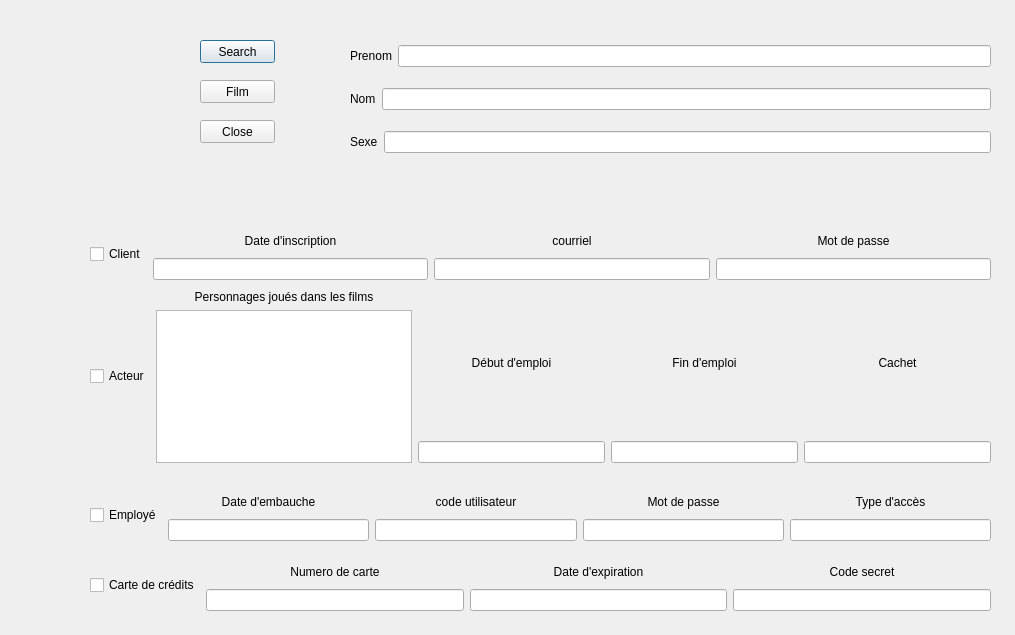
<?xml version="1.0" encoding="UTF-8"?>
<ui version="4.0">
 <class>Personnes</class>
 <widget class="QDialog" name="Personnes">
  <property name="geometry">
   <rect>
    <x>0</x>
    <y>0</y>
    <width>1015</width>
    <height>635</height>
   </rect>
  </property>
  <property name="windowTitle">
   <string>Dialog</string>
  </property>
  <widget class="QWidget" name="verticalLayoutWidget">
   <property name="geometry">
    <rect>
     <x>350</x>
     <y>30</y>
     <width>641</width>
     <height>141</height>
    </rect>
   </property>
   <layout class="QVBoxLayout" name="verticalLayout">
    <item>
     <layout class="QHBoxLayout" name="horizontalLayoutPrenom">
      <item>
       <widget class="QLabel" name="label_2">
        <property name="text">
         <string>Prenom</string>
        </property>
       </widget>
      </item>
      <item>
       <widget class="QLineEdit" name="linePrenom"/>
      </item>
     </layout>
    </item>
    <item>
     <layout class="QHBoxLayout" name="horizontalLayout">
      <item>
       <widget class="QLabel" name="label">
        <property name="text">
         <string>Nom</string>
        </property>
       </widget>
      </item>
      <item>
       <widget class="QLineEdit" name="lineNom"/>
      </item>
     </layout>
    </item>
    <item>
     <layout class="QHBoxLayout" name="horizontalLayout_3">
      <item>
       <widget class="QLabel" name="label_3">
        <property name="text">
         <string>Sexe</string>
        </property>
       </widget>
      </item>
      <item>
       <widget class="QLineEdit" name="lineSexe"/>
      </item>
     </layout>
    </item>
   </layout>
  </widget>
  <widget class="QWidget" name="horizontalLayoutWidget_4">
   <property name="geometry">
    <rect>
     <x>90</x>
     <y>229</y>
     <width>901</width>
     <height>51</height>
    </rect>
   </property>
   <layout class="QHBoxLayout" name="horizontalLayout_4">
    <item>
     <widget class="QCheckBox" name="cbClient">
      <property name="text">
       <string>Client</string>
      </property>
     </widget>
    </item>
    <item>
     <layout class="QVBoxLayout" name="verticalLayout_2">
      <item>
       <widget class="QLabel" name="label_4">
        <property name="layoutDirection">
         <enum>Qt::LeftToRight</enum>
        </property>
        <property name="text">
         <string>Date d'inscription</string>
        </property>
        <property name="alignment">
         <set>Qt::AlignCenter</set>
        </property>
       </widget>
      </item>
      <item>
       <widget class="QLineEdit" name="lineDateInsc"/>
      </item>
     </layout>
    </item>
    <item>
     <layout class="QVBoxLayout" name="verticalLayout_3">
      <item>
       <widget class="QLabel" name="label_5">
        <property name="text">
         <string>courriel</string>
        </property>
        <property name="alignment">
         <set>Qt::AlignCenter</set>
        </property>
       </widget>
      </item>
      <item>
       <widget class="QLineEdit" name="lineCourriel"/>
      </item>
     </layout>
    </item>
    <item>
     <layout class="QVBoxLayout" name="verticalLayout_4">
      <item>
       <widget class="QLabel" name="label_6">
        <property name="text">
         <string>Mot de passe</string>
        </property>
        <property name="alignment">
         <set>Qt::AlignCenter</set>
        </property>
       </widget>
      </item>
      <item>
       <widget class="QLineEdit" name="linePwdClient"/>
      </item>
     </layout>
    </item>
   </layout>
  </widget>
  <widget class="QWidget" name="horizontalLayoutWidget_5">
   <property name="geometry">
    <rect>
     <x>90</x>
     <y>290</y>
     <width>901</width>
     <height>173</height>
    </rect>
   </property>
   <layout class="QHBoxLayout" name="horizontalLayout_5">
    <item>
     <widget class="QCheckBox" name="cbActeur">
      <property name="text">
       <string>Acteur</string>
      </property>
     </widget>
    </item>
    <item>
     <layout class="QVBoxLayout" name="verticalLayout_5">
      <item>
       <widget class="QLabel" name="label_7">
        <property name="layoutDirection">
         <enum>Qt::LeftToRight</enum>
        </property>
        <property name="text">
         <string>Personnages joués dans les films</string>
        </property>
        <property name="alignment">
         <set>Qt::AlignCenter</set>
        </property>
       </widget>
      </item>
      <item>
       <widget class="QListView" name="listChar"/>
      </item>
     </layout>
    </item>
    <item>
     <layout class="QVBoxLayout" name="verticalLayout_6">
      <item>
       <widget class="QLabel" name="label_8">
        <property name="text">
         <string>Début d'emploi</string>
        </property>
        <property name="alignment">
         <set>Qt::AlignCenter</set>
        </property>
       </widget>
      </item>
      <item>
       <widget class="QLineEdit" name="lineDebutEmploi"/>
      </item>
     </layout>
    </item>
    <item>
     <layout class="QVBoxLayout" name="verticalLayout_7">
      <item>
       <widget class="QLabel" name="label_9">
        <property name="text">
         <string>Fin d'emploi</string>
        </property>
        <property name="alignment">
         <set>Qt::AlignCenter</set>
        </property>
       </widget>
      </item>
      <item>
       <widget class="QLineEdit" name="lineFinEmploi"/>
      </item>
     </layout>
    </item>
    <item>
     <layout class="QVBoxLayout" name="verticalLayout_8">
      <item>
       <widget class="QLabel" name="label_10">
        <property name="layoutDirection">
         <enum>Qt::LeftToRight</enum>
        </property>
        <property name="text">
         <string>Cachet</string>
        </property>
        <property name="alignment">
         <set>Qt::AlignCenter</set>
        </property>
       </widget>
      </item>
      <item>
       <widget class="QLineEdit" name="lineCachet"/>
      </item>
     </layout>
    </item>
   </layout>
  </widget>
  <widget class="QWidget" name="horizontalLayoutWidget_6">
   <property name="geometry">
    <rect>
     <x>90</x>
     <y>490</y>
     <width>901</width>
     <height>51</height>
    </rect>
   </property>
   <layout class="QHBoxLayout" name="horizontalLayout_6">
    <item>
     <widget class="QCheckBox" name="cbEmploye">
      <property name="text">
       <string>Employé</string>
      </property>
     </widget>
    </item>
    <item>
     <layout class="QVBoxLayout" name="verticalLayout_9">
      <item>
       <widget class="QLabel" name="label_11">
        <property name="layoutDirection">
         <enum>Qt::LeftToRight</enum>
        </property>
        <property name="text">
         <string>Date d'embauche</string>
        </property>
        <property name="alignment">
         <set>Qt::AlignCenter</set>
        </property>
       </widget>
      </item>
      <item>
       <widget class="QLineEdit" name="lineDateEmb"/>
      </item>
     </layout>
    </item>
    <item>
     <layout class="QVBoxLayout" name="verticalLayout_10">
      <item>
       <widget class="QLabel" name="label_12">
        <property name="text">
         <string>code utilisateur</string>
        </property>
        <property name="alignment">
         <set>Qt::AlignCenter</set>
        </property>
       </widget>
      </item>
      <item>
       <widget class="QLineEdit" name="lineUsername"/>
      </item>
     </layout>
    </item>
    <item>
     <layout class="QVBoxLayout" name="verticalLayout_11">
      <item>
       <widget class="QLabel" name="label_13">
        <property name="text">
         <string>Mot de passe</string>
        </property>
        <property name="alignment">
         <set>Qt::AlignCenter</set>
        </property>
       </widget>
      </item>
      <item>
       <widget class="QLineEdit" name="linePwdEmp"/>
      </item>
     </layout>
    </item>
    <item>
     <layout class="QVBoxLayout" name="verticalLayout_12">
      <item>
       <widget class="QLabel" name="label_14">
        <property name="layoutDirection">
         <enum>Qt::LeftToRight</enum>
        </property>
        <property name="text">
         <string>Type d'accès</string>
        </property>
        <property name="alignment">
         <set>Qt::AlignCenter</set>
        </property>
       </widget>
      </item>
      <item>
       <widget class="QLineEdit" name="lineAccess"/>
      </item>
     </layout>
    </item>
   </layout>
  </widget>
  <widget class="QWidget" name="horizontalLayoutWidget_7">
   <property name="geometry">
    <rect>
     <x>90</x>
     <y>560</y>
     <width>901</width>
     <height>51</height>
    </rect>
   </property>
   <layout class="QHBoxLayout" name="horizontalLayout_7">
    <item>
     <widget class="QCheckBox" name="cbCarteCredits">
      <property name="text">
       <string>Carte de crédits</string>
      </property>
     </widget>
    </item>
    <item>
     <layout class="QVBoxLayout" name="verticalLayout_13">
      <item>
       <widget class="QLabel" name="label_15">
        <property name="layoutDirection">
         <enum>Qt::LeftToRight</enum>
        </property>
        <property name="text">
         <string>Numero de carte</string>
        </property>
        <property name="alignment">
         <set>Qt::AlignCenter</set>
        </property>
       </widget>
      </item>
      <item>
       <widget class="QLineEdit" name="lineNumero"/>
      </item>
     </layout>
    </item>
    <item>
     <layout class="QVBoxLayout" name="verticalLayout_14">
      <item>
       <widget class="QLabel" name="label_16">
        <property name="text">
         <string>Date d'expiration</string>
        </property>
        <property name="alignment">
         <set>Qt::AlignCenter</set>
        </property>
       </widget>
      </item>
      <item>
       <widget class="QLineEdit" name="lineDateExp"/>
      </item>
     </layout>
    </item>
    <item>
     <layout class="QVBoxLayout" name="verticalLayout_15">
      <item>
       <widget class="QLabel" name="label_17">
        <property name="text">
         <string>Code secret</string>
        </property>
        <property name="alignment">
         <set>Qt::AlignCenter</set>
        </property>
       </widget>
      </item>
      <item>
       <widget class="QLineEdit" name="lineCode"/>
      </item>
     </layout>
    </item>
   </layout>
  </widget>
  <widget class="QPushButton" name="btnSearch">
   <property name="geometry">
    <rect>
     <x>200</x>
     <y>40</y>
     <width>75</width>
     <height>23</height>
    </rect>
   </property>
   <property name="text">
    <string>Search</string>
   </property>
  </widget>
  <widget class="QPushButton" name="btnClose">
   <property name="geometry">
    <rect>
     <x>200</x>
     <y>120</y>
     <width>75</width>
     <height>23</height>
    </rect>
   </property>
   <property name="text">
    <string>Close</string>
   </property>
  </widget>
  <widget class="QPushButton" name="btnFilm">
   <property name="geometry">
    <rect>
     <x>200</x>
     <y>80</y>
     <width>75</width>
     <height>23</height>
    </rect>
   </property>
   <property name="text">
    <string>Film</string>
   </property>
  </widget>
 </widget>
 <resources/>
 <connections/>
</ui>
